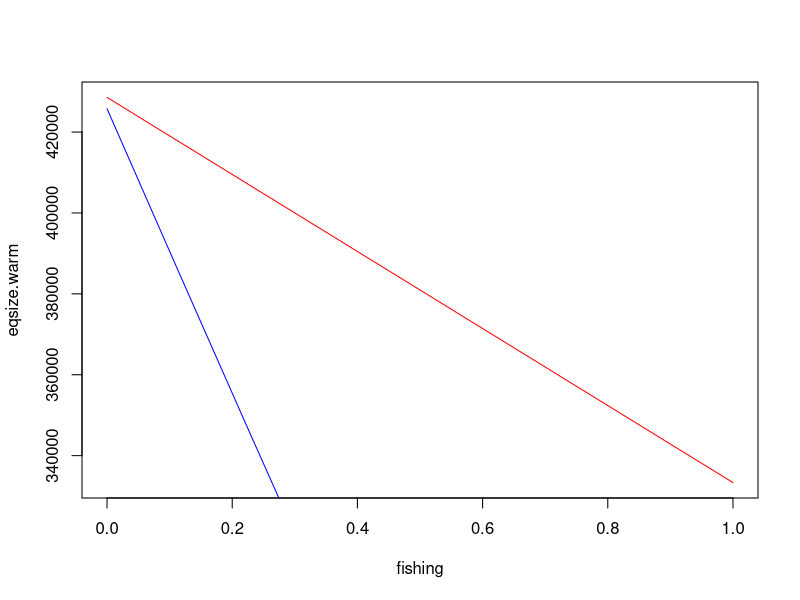

R code for this plot:
rm(list=ls(all=TRUE)) #clears workspace

# Install these packages if you haven't already
# install.packages("Rtools")
# install.packages("deSolve")

# Load deSolve package
library(deSolve)

# Create an SEIC function
seic <- function(time, state, parameters) {
  
  with(as.list(c(state, parameters)), {
  
    dS <- (b-c*(S+E+I+C))*(S+E+I+C) - (mu+qS*f)*S - beta*S*(I/(S+E+I+C)) 
    dE <- beta*S*(I/(S+E+I+C)) - (mu+qS*f+gamma)*E
    dI <- gamma*E - (mu+qS*f+alpha+rho)*I
    dC <- rho*I - (mu+qC*f)*C
    
    return(list(c(dS, dE, dI, dC)))
  })
}

## Set parameters and time frame
init       <- c(S= 1000000, E = 100, I = 0, C = 0)
fishing <- seq(0,1,length=10)
times      <- seq(0, 50, by = 0.5)

eqsize.cold <- numeric(length(fishing)) # a vector to hold the solutions
eqsize.warm <- numeric(length(fishing)) # a vector to hold the solutions

for(i in seq_along(fishing)){
  p.cold <- c(qS = 0.1,qC = 1,gamma = 91.25, rho = 30, beta = 45, b = 0.6, mu = 0.15, c = 1.05e-06,alpha = 2,f = fishing[i])
  p.warm <- c(qS = 0.1,qC = 1,gamma = 91.25, rho = 91.25, beta = 45, b = 0.6, mu = 0.15, c = 1.05e-06,alpha = 0.1,f = fishing[i])
  out.cold <- as.data.frame(
    out.cold <- ode(
      y = init, 
      times = times, 
      func = seic, 
      parms = p.cold
      )
    )
  out.warm <- as.data.frame(
    out.warm <- ode(
      y = init, 
      times = times, 
      func = seic, 
      parms = p.warm
    )
  )
  eqsize.warm[i] <- tail(out.warm$S+out.warm$E+out.warm$I+out.warm$C,1)
  eqsize.cold[i] <- tail(out.cold$S+out.cold$E+out.cold$I+out.cold$C,1)
}

plot(fishing,eqsize.warm,type='l',col='red')
points(fishing,eqsize.cold,type='l',col='blue')
